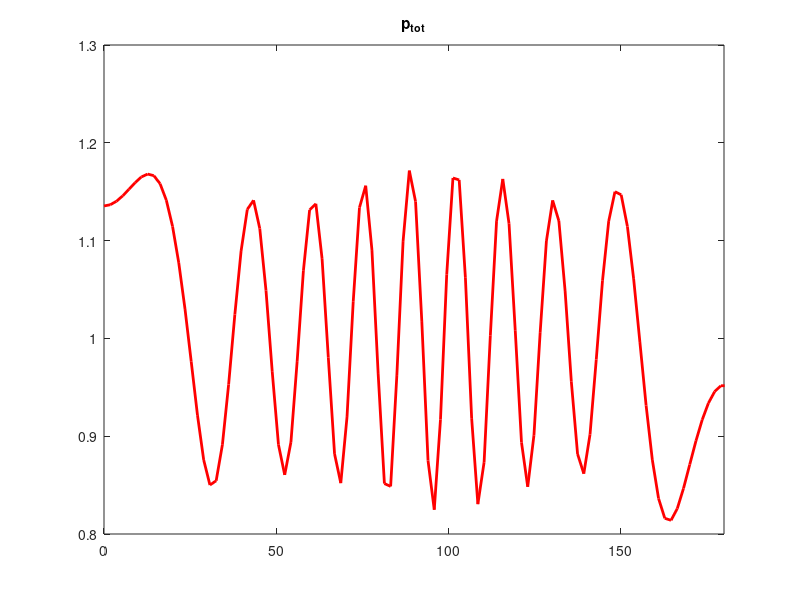
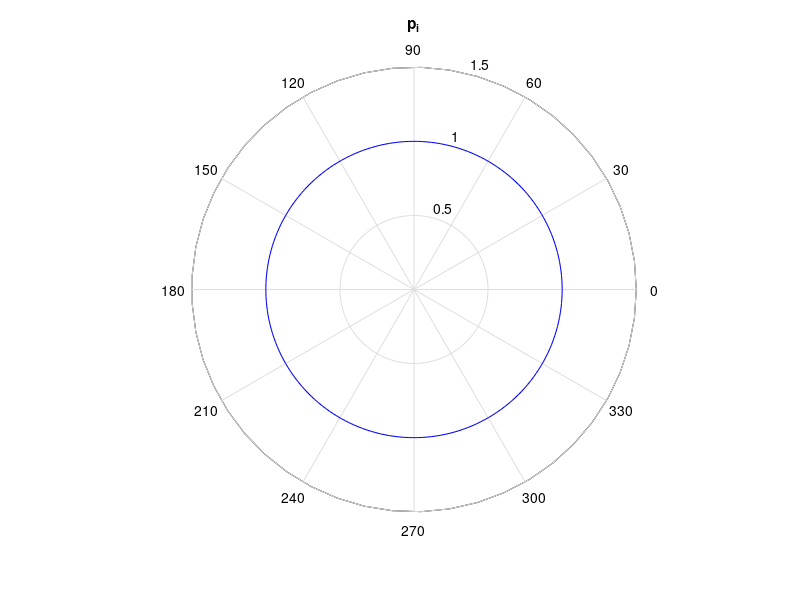
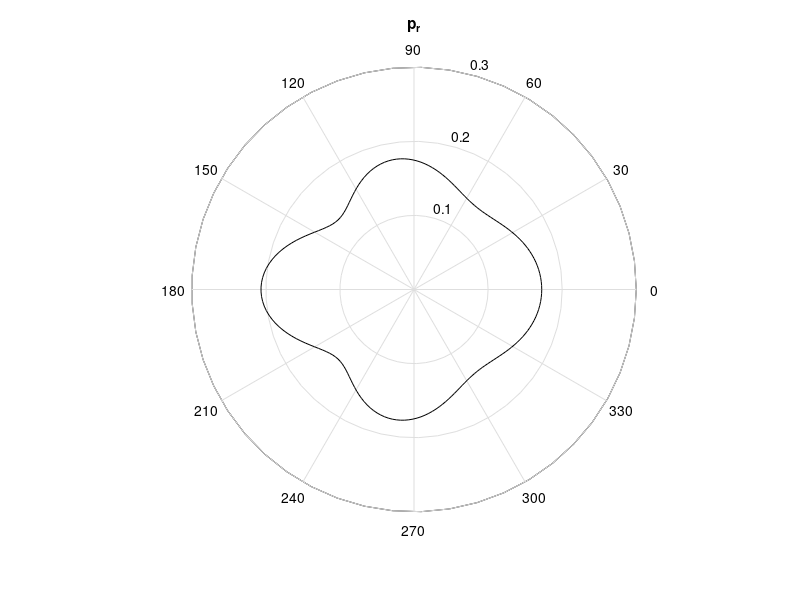
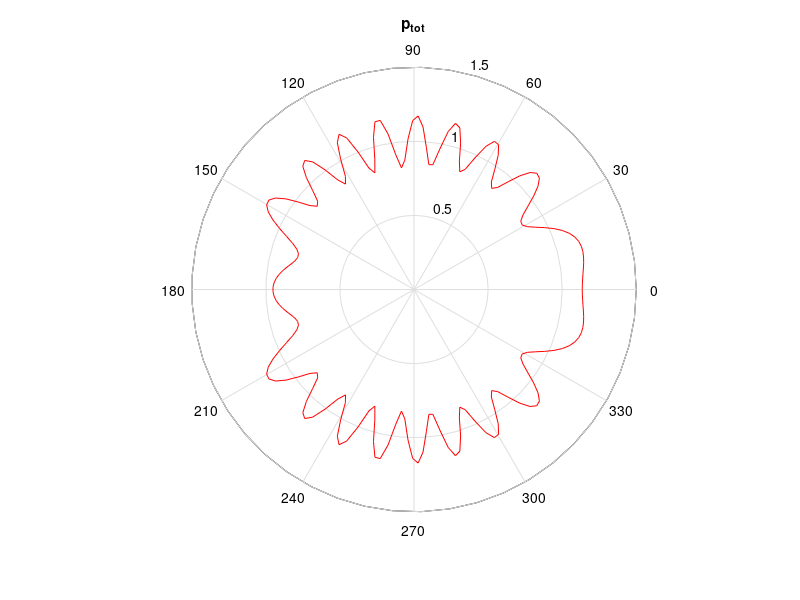

Write MATLAB code to recreate these figures, in order.
clc;clear all;close all;


gamma=1.4;
R=8.31;
M_mol=29e-3;
T=293.15;
c0=sqrt(gamma.*R.*T./M_mol);

P0=1; %amplitude of the incident plane wave
f=3e3; %frequency of the acoustic wave
omega=2.*pi.*f; %corresponding angular frequency
k=omega./c0; %wave number
a=3.2e-2; %radius of the cylinder
r=50e-2; %radial coordinate of the observation point
N=100;%number of acoustic modes considered

theta=linspace(0,2.*pi,200); %variable azimuthal angle of the observation point

texte=['ka=',num2str(k.*a)];
disp(texte);





%%%%%%%%%%%%%%%%%%%%%%%%%%%%%%%%%%%%%%%%%%%%%%%%%%%%%%%%%%%%%%%%%%%%%%%%%%%
%%%%%%%% calculation of the acoustic field %%%%%%%%%%%%%%%%%%%%%%%%%%%%%%%%
%%%%%%%%%%%%%%%%%%%%%%%%%%%%%%%%%%%%%%%%%%%%%%%%%%%%%%%%%%%%%%%%%%%%%%%%%%%

p_i_0=P0.*besselj(0,k.*r).*ones(size(theta));
p_i=p_i_0;
B0=-P0.*besselj(-1,k.*a)./besselh(-1,2,k.*a);
p_r_0=B0.*besselh(0,2,k.*r).*ones(size(theta));
p_r=p_r_0;
n=1;
while n<=N,
   %%%%%%%%%%%%%%%%%%%%%%%%%%%%%%%%%%%%%%%%%%%%%%%%%%%%%%%%%%%%%%%%%%%%%%%%
   %%%%%%%%%%%%%%%%%%%% incident wave %%%%%%%%%%%%%%%%%%%%%%%%%%%%%%%%%%%%%
   %%%%%%%%%%%%%%%%%%%%%%%%%%%%%%%%%%%%%%%%%%%%%%%%%%%%%%%%%%%%%%%%%%%%%%%%
   robert=2.*P0.*i.^n.*besselj(n,k.*r).*cos(n.*theta);
   p_i=p_i+robert;
   %%%%%%%%%%%%%%%%%%%%%%%%%%%%%%%%%%%%%%%%%%%%%%%%%%%%%%%%%%%%%%%%%%%%%%%%
   %%%%%%%%%%%%%%%%%%%% diffracted wave %%%%%%%%%%%%%%%%%%%%%%%%%%%%%%%%%%%
   %%%%%%%%%%%%%%%%%%%%%%%%%%%%%%%%%%%%%%%%%%%%%%%%%%%%%%%%%%%%%%%%%%%%%%%%
   Bn=-2.*P0.*i.^n.*(besselj(n-1,k.*a)-n./(k.*a).*besselj(n,k.*a))./...
       (besselh(n-1,2,k.*a)-n./(k.*a).*besselh(n,2,k.*a));
   bernard=Bn.*besselh(n,2,k.*r).*cos(n.*theta);
   p_r=p_r+bernard;
   
   n=n+1;
end

p_tot=p_i+p_r;



figure(1);
polar(theta,abs(p_i),'b');
title('p_i')
figure(2);
polar(theta,abs(p_r),'k');
title('p_r')
figure(3);
polar(theta,abs(p_tot),'r');
title('p_{tot}')


figure;
plot(theta*180/pi,abs(p_i),'b');
title('p_i')
figure;
plot(theta*180/pi,abs(p_r),'k');
title('p_r')
figure;
plot(theta*180/pi,abs(p_tot),'r', 'LineWidth', 2);
title('p_{tot}')
xlim([0 180])
print('-dpng', ['p_theta_' num2str(f) '.png'])
